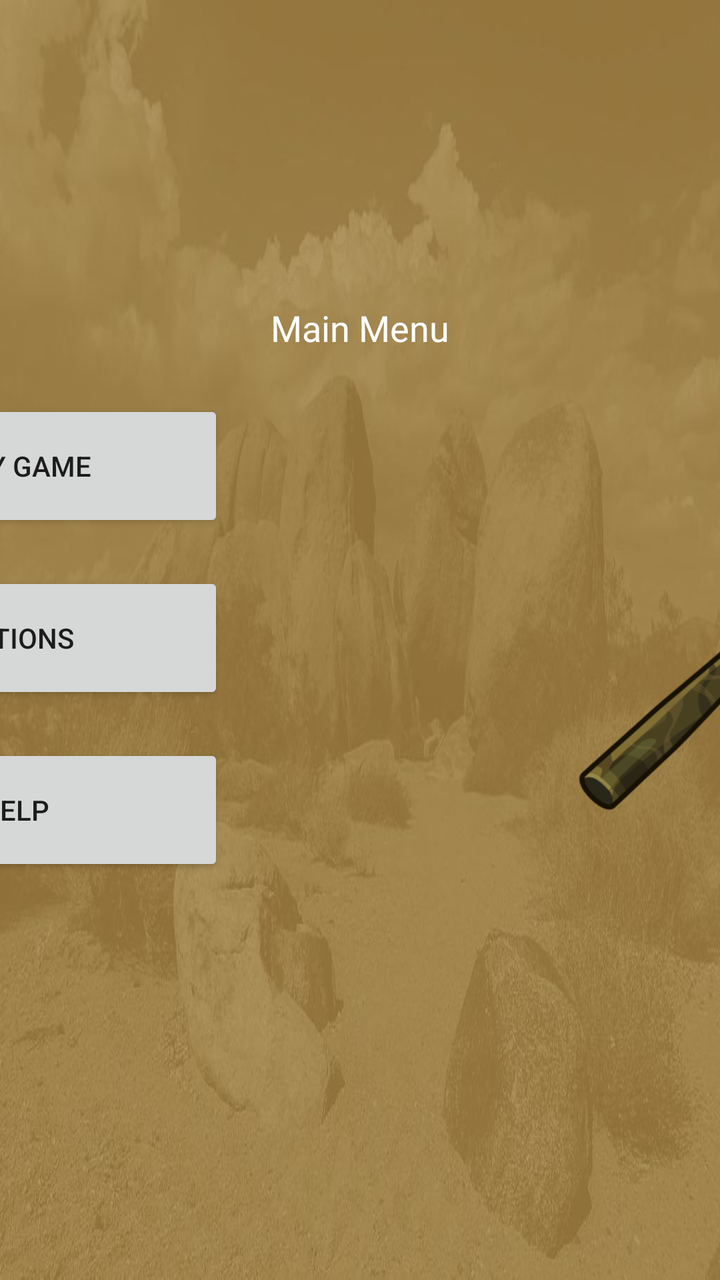
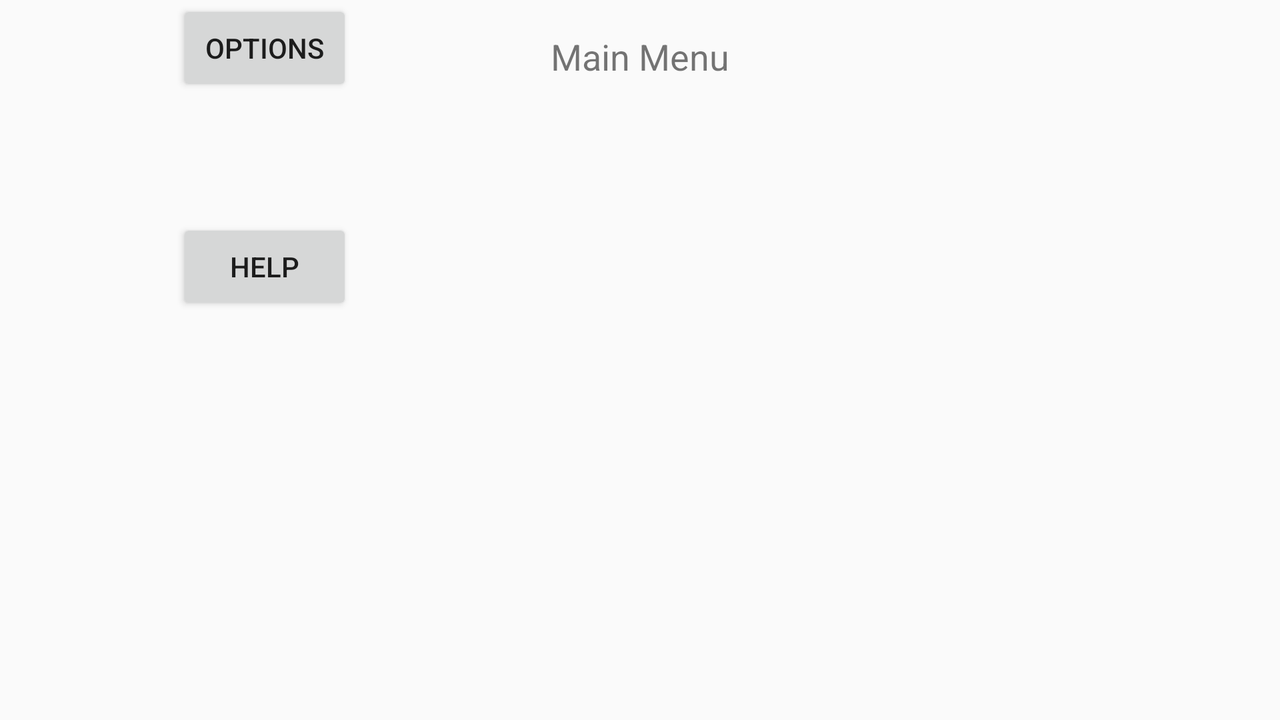

Two renders of one Android screen. The first uses the default layout on a phone; the second uses the alternative layout the repository ships for a different screen configuration, on a matching device. The two XML files are below.
<!-- AndroidManifest.xml: application theme AppTheme -->
<!-- res/layout/content_main.xml -->
<?xml version="1.0" encoding="utf-8"?>
<androidx.constraintlayout.widget.ConstraintLayout xmlns:android="http://schemas.android.com/apk/res/android"
    xmlns:app="http://schemas.android.com/apk/res-auto"
    xmlns:tools="http://schemas.android.com/tools"
    android:layout_width="match_parent"
    android:layout_height="match_parent"
    android:background="@drawable/menu_background"
    app:layout_behavior="@string/appbar_scrolling_view_behavior">

    <TextView
        android:id="@+id/textView"
        android:layout_width="wrap_content"
        android:layout_height="wrap_content"
        android:layout_marginBottom="144dp"
        android:fontFamily="@font/rye"
        android:text="@string/main_menu_title"
        android:textAlignment="center"
        android:textColor="#FFFFFF"
        android:textSize="18sp"
        app:layout_constraintBottom_toTopOf="@+id/guideline"
        app:layout_constraintEnd_toEndOf="parent"
        app:layout_constraintStart_toStartOf="parent" />

    <Button
        android:id="@+id/playButton"
        android:layout_width="209dp"
        android:layout_height="66dp"
        android:layout_marginEnd="68dp"
        android:layout_marginBottom="20dp"
        android:text="@string/play_game"
        app:layout_constraintBottom_toTopOf="@+id/optionsButton"
        app:layout_constraintEnd_toStartOf="@+id/guideline2" />

    <Button
        android:id="@+id/optionsButton"
        android:layout_width="209dp"
        android:layout_height="66dp"
        android:layout_marginEnd="68dp"
        android:text="@string/options"
        app:layout_constraintBottom_toBottomOf="parent"
        app:layout_constraintEnd_toStartOf="@+id/guideline2"
        app:layout_constraintTop_toTopOf="parent"
        app:layout_constraintVertical_bias="0.498" />

    <Button
        android:id="@+id/helpButton"
        android:layout_width="209dp"
        android:layout_height="66dp"
        android:layout_marginTop="20dp"
        android:layout_marginEnd="68dp"
        android:text="@string/help"
        app:layout_constraintEnd_toStartOf="@+id/guideline2"
        app:layout_constraintTop_toBottomOf="@+id/optionsButton" />

    <ImageView
        android:id="@+id/imageView"
        android:layout_width="268dp"
        android:layout_height="240dp"
        android:layout_marginStart="68dp"
        app:layout_constraintBottom_toBottomOf="parent"
        app:layout_constraintStart_toStartOf="@+id/guideline2"
        app:layout_constraintTop_toTopOf="parent"
        app:layout_constraintVertical_bias="0.491"
        app:srcCompat="@drawable/pickaxe" />

    <androidx.constraintlayout.widget.Guideline
        android:id="@+id/guideline"
        android:layout_width="wrap_content"
        android:layout_height="wrap_content"
        android:orientation="horizontal"
        app:layout_constraintGuide_percent="0.5" />

    <androidx.constraintlayout.widget.Guideline
        android:id="@+id/guideline2"
        android:layout_width="wrap_content"
        android:layout_height="wrap_content"
        android:orientation="vertical"
        app:layout_constraintGuide_percent="0.499316" />

    <androidx.constraintlayout.widget.Guideline
        android:id="@+id/guideline3"
        android:layout_width="wrap_content"
        android:layout_height="wrap_content"
        android:orientation="vertical"
        app:layout_constraintGuide_begin="190dp" />

    <androidx.constraintlayout.widget.Guideline
        android:id="@+id/guideline4"
        android:layout_width="wrap_content"
        android:layout_height="wrap_content"
        android:orientation="vertical"
        app:layout_constraintGuide_end="190dp" />

</androidx.constraintlayout.widget.ConstraintLayout>
<!-- resources referenced by this layout -->
<resources>
  <!-- drawable menu_background: jpg bitmap (drawable, 57960 bytes) -->
  <!-- drawable pickaxe: png bitmap (drawable, 52231 bytes) -->
  <string name="help">Help</string>
  <string name="main_menu_title">Main Menu</string>
  <string name="options">Options</string>
  <string name="play_game">Play Game</string>
  <style name="AppTheme" parent="Theme.AppCompat.Light.DarkActionBar">
          
          <item name="colorPrimary">#000000</item>
          <item name="colorPrimaryDark">#000000</item>
          <item name="colorAccent">@color/colorAccent</item>
      </style>
  <color name="colorAccent">#03DAC5</color>
</resources>
<!-- res/layout-land/content_main.xml (the repository's variant of the layout above) -->
<!-- drawn on the phone turned sideways -->
<?xml version="1.0" encoding="utf-8"?>
<androidx.constraintlayout.widget.ConstraintLayout xmlns:android="http://schemas.android.com/apk/res/android"
    xmlns:app="http://schemas.android.com/apk/res-auto"
    xmlns:tools="http://schemas.android.com/tools"
    android:layout_width="match_parent"
    android:layout_height="match_parent"
    app:layout_behavior="@string/appbar_scrolling_view_behavior">

    <TextView
        android:id="@+id/textView"
        android:layout_width="197dp"
        android:layout_height="36dp"
        android:layout_marginTop="16dp"
        android:text="Main Menu"
        android:textAlignment="center"
        android:textSize="18sp"
        app:layout_constraintEnd_toEndOf="parent"
        app:layout_constraintStart_toStartOf="parent"
        app:layout_constraintTop_toTopOf="parent" />

    <Button
        android:id="@+id/button"
        android:layout_width="wrap_content"
        android:layout_height="wrap_content"
        android:layout_marginBottom="60dp"
        android:text="Play Game"
        app:layout_constraintBottom_toTopOf="@+id/button2"
        app:layout_constraintEnd_toEndOf="parent"
        app:layout_constraintHorizontal_bias="0.163"
        app:layout_constraintStart_toStartOf="parent" />

    <Button
        android:id="@+id/button2"
        android:layout_width="wrap_content"
        android:layout_height="wrap_content"
        android:text="Options"
        app:layout_constraintEnd_toEndOf="parent"
        app:layout_constraintHorizontal_bias="0.16"
        app:layout_constraintStart_toStartOf="parent"
        tools:layout_editor_absoluteY="170dp" />

    <Button
        android:id="@+id/button3"
        android:layout_width="wrap_content"
        android:layout_height="wrap_content"
        android:layout_marginTop="40dp"
        android:text="Help"
        app:layout_constraintBottom_toBottomOf="parent"
        app:layout_constraintEnd_toEndOf="parent"
        app:layout_constraintHorizontal_bias="0.16"
        app:layout_constraintStart_toStartOf="parent"
        app:layout_constraintTop_toBottomOf="@+id/button2"
        app:layout_constraintVertical_bias="0.095" />

    <ImageView
        android:id="@+id/imageView"
        android:layout_width="234dp"
        android:layout_height="206dp"
        android:layout_marginTop="48dp"
        app:layout_constraintEnd_toEndOf="parent"
        app:layout_constraintHorizontal_bias="0.81"
        app:layout_constraintStart_toStartOf="parent"
        app:layout_constraintTop_toBottomOf="@+id/textView"
        app:srcCompat="@drawable/ic_launcher_background" />
</androidx.constraintlayout.widget.ConstraintLayout>
<!-- resources referenced by the variant -->
<!-- as the phone turned sideways resolves them -->
<resources>
  <style name="AppTheme" parent="Theme.AppCompat.Light.DarkActionBar">
          
          <item name="colorPrimary">#000000</item>
          <item name="colorPrimaryDark">#000000</item>
          <item name="colorAccent">@color/colorAccent</item>
      </style>
  <color name="colorAccent">#03DAC5</color>
</resources>
